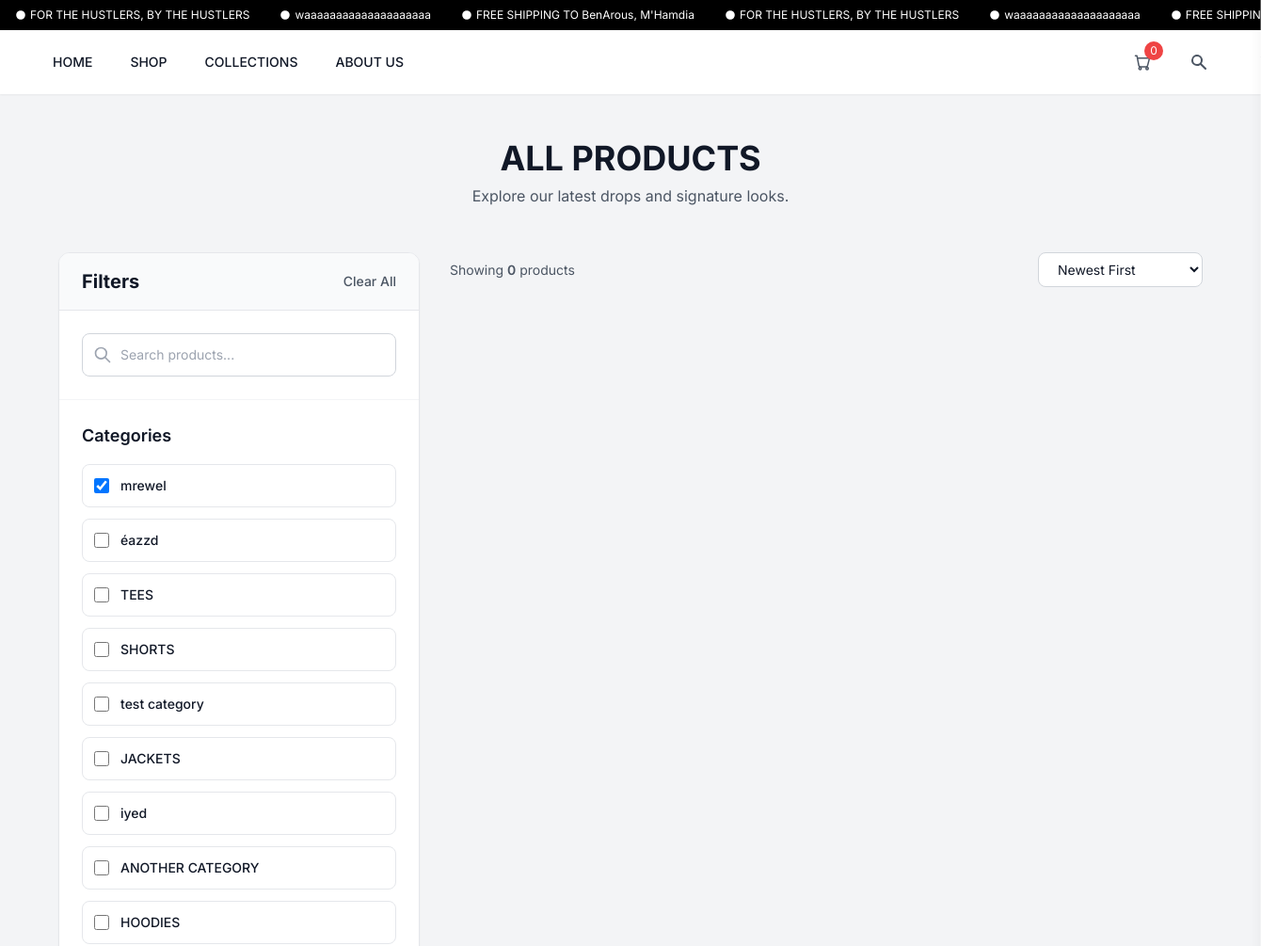
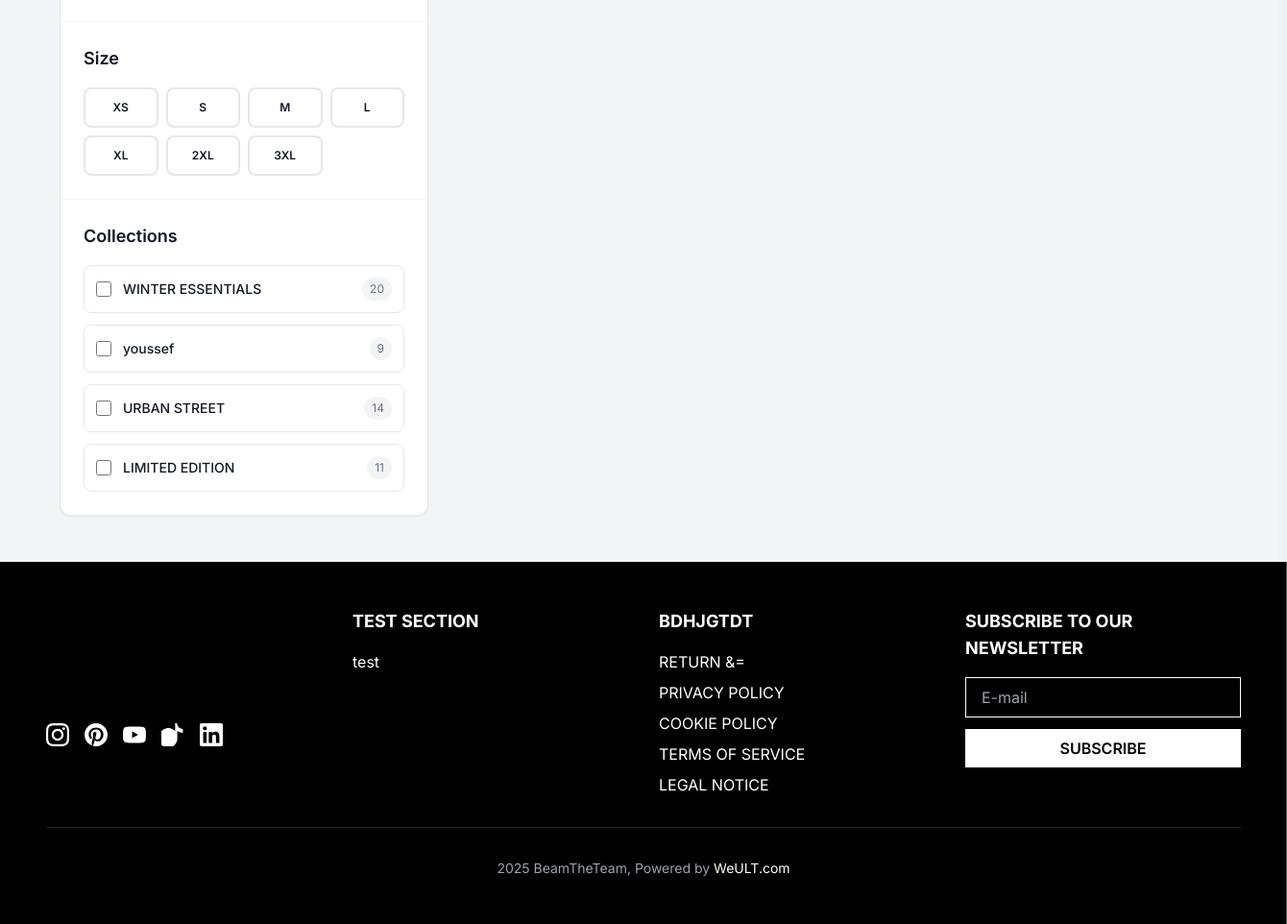
Page /shop.php?category=1 on the committed database (2 pictures, top to bottom).
### tables this page shows
CREATE TABLE `site_settings` (
  `id` int(11) NOT NULL,
  `setting_key` varchar(100) NOT NULL,
  `setting_value` text DEFAULT NULL,
  `created_at` timestamp NOT NULL DEFAULT current_timestamp(),
  `updated_at` timestamp NOT NULL DEFAULT current_timestamp() ON UPDATE current_timestamp()
);

CREATE TABLE `categories` (
  `id` int(11) NOT NULL,
  `name` varchar(100) NOT NULL,
  `slug` varchar(100) NOT NULL,
  `image` varchar(255) DEFAULT NULL,
  `description` text DEFAULT NULL,
  `sort_order` int(11) DEFAULT 0,
  `is_active` tinyint(1) DEFAULT 1,
  `created_at` timestamp NOT NULL DEFAULT current_timestamp(),
  `updated_at` timestamp NOT NULL DEFAULT current_timestamp() ON UPDATE current_timestamp()
);

CREATE TABLE `collections` (
  `id` int(11) NOT NULL,
  `name` varchar(100) NOT NULL,
  `slug` varchar(100) NOT NULL,
  `image` varchar(255) DEFAULT NULL,
  `description` text DEFAULT NULL,
  `sort_order` int(11) DEFAULT 0,
  `is_active` tinyint(1) DEFAULT 1,
  `created_at` timestamp NOT NULL DEFAULT current_timestamp(),
  `updated_at` timestamp NOT NULL DEFAULT current_timestamp() ON UPDATE current_timestamp(),
  `secret` tinyint(1) DEFAULT 0
);

CREATE TABLE `social_media` (
  `id` int(11) NOT NULL,
  `platform` varchar(50) NOT NULL,
  `icon_svg` text DEFAULT NULL,
  `link_url` varchar(255) NOT NULL,
  `sort_order` int(11) DEFAULT 0,
  `is_active` tinyint(1) DEFAULT 1,
  `created_at` timestamp NOT NULL DEFAULT current_timestamp(),
  `updated_at` timestamp NOT NULL DEFAULT current_timestamp() ON UPDATE current_timestamp()
);

CREATE TABLE `footer_sections` (
  `id` int(11) NOT NULL,
  `section_name` varchar(100) NOT NULL,
  `section_title` varchar(255) NOT NULL,
  `sort_order` int(11) DEFAULT 0,
  `is_active` tinyint(1) DEFAULT 1,
  `created_at` timestamp NOT NULL DEFAULT current_timestamp(),
  `updated_at` timestamp NOT NULL DEFAULT current_timestamp() ON UPDATE current_timestamp()
);

CREATE TABLE `footer_links` (
  `id` int(11) NOT NULL,
  `section_id` int(11) NOT NULL,
  `link_text` varchar(255) NOT NULL,
  `link_url` varchar(255) NOT NULL,
  `sort_order` int(11) DEFAULT 0,
  `is_active` tinyint(1) DEFAULT 1,
  `created_at` timestamp NOT NULL DEFAULT current_timestamp(),
  `updated_at` timestamp NOT NULL DEFAULT current_timestamp() ON UPDATE current_timestamp()
);

### shop.php (the view, shortened to what the rows shown need)
<?php
require_once 'includes/functions.php';
$categoryFilter = $_GET['category'] ?? null;
$collectionFilter = $_GET['collection'] ?? null;
$categories = getCategories();
$collections = getCollections();
?>
<?php require_once 'includes/header.php'; ?>
    <main class="container mx-auto py-12 px-4 sm:px-6 lg:px-8">
        <div class="text-center mb-12">
            <h1 class="text-3xl md:text-4xl font-bold text-gray-900 mb-2">ALL PRODUCTS</h1>
        </div>
        <div class="flex flex-col lg:flex-row gap-8">
            <aside id="filter-sidebar" class="lg:w-80 xl:w-96 lg:sticky lg:top-8 lg:h-fit bg-white border border-gray-200 rounded-xl shadow-sm overflow-hidden">
                <div class="bg-gray-50 px-6 py-4 border-b border-gray-200">
                    <div class="flex justify-between items-center">
                        <h2 class="text-xl font-bold text-gray-900">Filters</h2>
                    </div>
                </div>
                <form id="filter-form" method="GET" action="shop.php" class="divide-y divide-gray-100">
                    <div class="p-6">
                        <div class="space-y-3">
                            <?php foreach ($categories as $category): ?>
                            <label class="flex items-center justify-between p-3 rounded-lg border border-gray-200 hover:border-gray-300 transition-colors cursor-pointer">
                                <div class="flex items-center">
                                    <input type="checkbox" name="category[]" class="w-4 h-4 text-black border-gray-300 rounded focus:ring-black" data-filter="category" value="<?php echo $category['id']; ?>" <?php echo ($categoryFilter == $category['id']) ? 'checked' : ''; ?>>
                                    <span class="ml-3 text-sm font-medium text-gray-900"><?php echo htmlspecialchars($category['name']); ?></span>
                                </div>
                            </label>
                            <?php endforeach; ?>
                        </div>
                    </div>
                    <div class="p-6">
                        <div class="space-y-3">
                            <?php foreach ($collections as $collection): ?>
                            <label class="flex items-center justify-between p-3 rounded-lg border border-gray-200 hover:border-gray-300 transition-colors cursor-pointer">
                                <div class="flex items-center">
                                    <input type="checkbox" name="collection[]" class="w-4 h-4 text-black border-gray-300 rounded focus:ring-black" data-filter="collection" value="<?php echo $collection['id']; ?>" <?php echo ($collectionFilter == $collection['id']) ? 'checked' : ''; ?>>
                                    <span class="ml-3 text-sm font-medium text-gray-900"><?php echo htmlspecialchars($collection['name']); ?></span>
                                </div>
                                <span class="text-xs text-gray-500 bg-gray-100 px-2 py-1 rounded-full"><?php echo rand(5, 20); ?></span>
                            </label>
                            <?php endforeach; ?>
                        </div>
                </div>
                </form>
            </aside>
        </div>
    </main>
<?php require_once 'includes/footer.php'; ?>

### includes/header.php (shortened to what the rows shown need)
<?php
require_once __DIR__ . '/functions.php';
checkMaintenanceMode();
?>
<!DOCTYPE html>
<html lang="en">
<head>
    <title><?php echo getSiteSetting('brand_name', 'BeamTheTeam'); ?></title>
    <script src="https://cdn.tailwindcss.com"></script>
    <link rel="stylesheet" href="style.css">
</head>
<body class="bg-gray-100 text-gray-900">
    <div class="bg-black text-white text-xs py-2 px-4 overflow-hidden">
        <div class="flex animate-scroll space-x-8 whitespace-nowrap">
            <span class="flex items-center"><svg class="w-3 h-3 mr-1 flex-shrink-0" fill="currentColor" viewBox="0 0 20 20"><path d="M10 18a8 8 0 100-16 8 8 0 000 16zm1-11H9v3H8v2h1v3h2v-3h1v-2h-1V7z"></path></svg> <?php echo getSiteSetting('announcement_text_1', 'SHIPPING TO TUNISIA ON ORDERS +$150'); ?></span>
            <span class="flex items-center"><svg class="w-3 h-3 mr-1 flex-shrink-0" fill="currentColor" viewBox="0 0 20 20"><path d="M10 18a8 8 0 100-16 8 8 0 000 16zm1-11H9v3H8v2h1v3h2v-3h1v-2h-1V7z"></path></svg> <?php echo getSiteSetting('announcement_text_2', 'EASY RETURNS'); ?></span>
            <span class="flex items-center"><svg class="w-3 h-3 mr-1 flex-shrink-0" fill="currentColor" viewBox="0 0 20 20"><path d="M10 18a8 8 0 100-16 8 8 0 000 16zm1-11H9v3H8v2h1v3h2v-3h1v-2h-1V7z"></path></svg> <?php echo getSiteSetting('announcement_text_3', 'FREE SHIPPING TO TUNISIA ON ORDERS +$150'); ?></span>
            <span class="flex items-center"><svg class="w-3 h-3 mr-1 flex-shrink-0" fill="currentColor" viewBox="0 0 20 20"><path d="M10 18a8 8 0 100-16 8 8 0 000 16zm1-11H9v3H8v2h1v3h2v-3h1v-2h-1V7z"></path></svg> <?php echo getSiteSetting('announcement_text_1', 'SHIPPING TO TUNISIA ON ORDERS +$150'); ?></span>
            <span class="flex items-center"><svg class="w-3 h-3 mr-1 flex-shrink-0" fill="currentColor" viewBox="0 0 20 20"><path d="M10 18a8 8 0 100-16 8 8 0 000 16zm1-11H9v3H8v2h1v3h2v-3h1v-2h-1V7z"></path></svg> <?php echo getSiteSetting('announcement_text_2', 'EASY RETURNS'); ?></span>
            <span class="flex items-center"><svg class="w-3 h-3 mr-1 flex-shrink-0" fill="currentColor" viewBox="0 0 20 20"><path d="M10 18a8 8 0 100-16 8 8 0 000 16zm1-11H9v3H8v2h1v3h2v-3h1v-2h-1V7z"></path></svg> <?php echo getSiteSetting('announcement_text_3', 'FREE SHIPPING TO TUNISIA ON ORDERS +$150'); ?></span>
        </div>
    </div>
                        <?php
                        $categories = getCategories();
                        ?>
                        <?php
                        $collections = getCollections();
                        ?>

### includes/footer.php (shortened to what the rows shown need)
    <footer class="bg-black text-white py-12 px-4 md:px-8 lg:px-12">
        <div class="max-w-7xl mx-auto">
            <div class="grid grid-cols-1 md:grid-cols-2 lg:grid-cols-4 gap-8 mb-8">
                <div class="space-y-4">
                    <div class="flex space-x-4">
                        <?php
                        static $socialMedia = null;
                        if ($socialMedia === null) {
                            try {
                                $socialMedia = getSocialMedia();
                            } catch (Exception $e) {
                                error_log("Social media data error: " . $e->getMessage());
                                $socialMedia = [];
                            }
                        }
                        if (!empty($socialMedia)):
                            foreach ($socialMedia as $social):
                        ?>
                        <a href="<?php echo htmlspecialchars($social['link_url']); ?>" class="text-white hover:text-gray-300 transition-colors duration-200" target="_blank" rel="noopener noreferrer">
                            <svg class="w-6 h-6" fill="currentColor" viewBox="0 0 24 24">
                                <?php echo $social['icon_svg']; ?>
                            </svg>
                        </a>
                        <?php
                            endforeach;
                        endif;
                        ?>
                    </div>
                </div>
                <?php
                static $footerData = null;
                if ($footerData === null) {
                    try {
                        $footerData = getFooterData();
                    } catch (Exception $e) {
                        error_log("Footer data error: " . $e->getMessage());
                        $footerData = [];
                    }
                }
                if (!empty($footerData)):
                    foreach ($footerData as $section):
                ?>
                <div class="space-y-4">
                    <h4 class="text-lg font-bold text-white uppercase"><?php echo htmlspecialchars($section['section_title']); ?></h4>
                    <ul class="space-y-2">
                        <?php if (!empty($section['links'])): ?>
                            <?php foreach ($section['links'] as $link): ?>
                            <li><a href="<?php echo htmlspecialchars($link['link_url']); ?>" class="text-white hover:text-gray-300 transition-colors duration-200"><?php echo htmlspecialchars($link['link_text']); ?></a></li>
                            <?php endforeach; ?>
                        <?php endif; ?>
                    </ul>
                </div>
                <?php
                    endforeach;
                endif;
                ?>
            </div>
        </div>
    </footer>
</body>
</html>

### rows in the picture
site_settings: setting_value "FOR THE HUSTLERS, BY THE HUSTLERS"
site_settings: setting_value "waaaaaaaaaaaaaaaaaaaa"
site_settings: setting_value "FREE SHIPPING TO BenArous, M'Hamdia"
categories: id "☑", name "mrewel"
categories: name "éazzd"
categories: name "TEES"
categories: name "SHORTS"
categories: name "test category"
categories: name "JACKETS"
categories: name "iyed"
categories: name "ANOTHER CATEGORY"
categories: name "HOODIES"
collections: name "WINTER ESSENTIALS"
collections: name "youssef"
collections: name "URBAN STREET"
collections: name "LIMITED EDITION"
footer_sections: section_title "TEST SECTION"
footer_links: link_text "test"
footer_sections: section_title "BDHJGTDT"
footer_links: link_text "RETURN &="
footer_links: link_text "PRIVACY POLICY"
footer_links: link_text "COOKIE POLICY"
footer_links: link_text "TERMS OF SERVICE"
footer_links: link_text "LEGAL NOTICE"

### other values in the picture
getSiteSetting('announcement_text_2', 'EASY RETURNS') "waaaaaaaaaaaaaaaaaaaa"
$totalItems "0"
$size "XS"
$size "S"
$size "M"
$size "L"
$size "XL"
$size "2XL"
$size "3XL"
count($products) "0"
